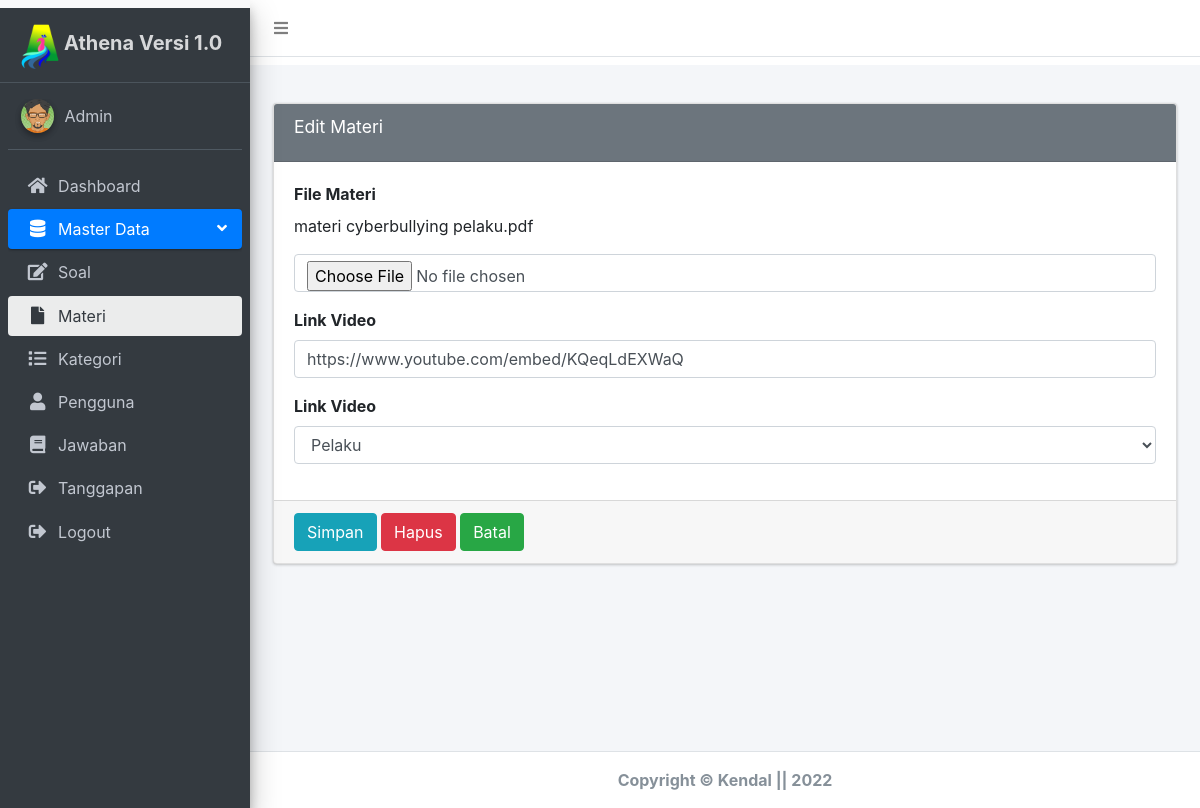
Page /admin/index.php?hal=materi&aksi=edit&id=1 (signed in) on the committed database.
### tables this page shows
CREATE TABLE `tbl_edukasi` (
  `id_materi` int(11) NOT NULL,
  `materi` varchar(255) DEFAULT NULL,
  `video` varchar(255) DEFAULT NULL,
  `id_kategori` int(11) DEFAULT NULL
);

CREATE TABLE `tbl_kategori` (
  `id` int(11) NOT NULL,
  `nama_kategori` varchar(50) NOT NULL
);

### admin/edit_materi.php (the view, shortened to what this page needs)
<?php
include '../koneksi.php';
$id_materi = $_GET['id'];
$ambil_data = mysqli_query($koneksi, "SELECT * FROM tbl_edukasi WHERE id_materi = '$id_materi'");
?>
<div class="card card-secondary">
  <div class="card-header">
    <h3 class="card-title">Edit Materi</h3>
  </div>
  <form action="" method="post"  enctype="multipart/form-data">
    <?php foreach ($ambil_data as $key => $value): ?>
      <div class="card-body">
        <div class="form-group">
          <label for="materi">File Materi</label>
          <p><?= $value['materi']; ?></p>
          <input type="file" name="materi" id="materi" class="form-control" autocomplete="off" required>
        </div>
        <div class="form-group">
          <label for="video">Link Video</label>
          <input type="text" name="video" id="video" class="form-control" autocomplete="off" required value="<?= $value['video']; ?>">
        </div>
        <?php $kategori = mysqli_query($koneksi, "SELECT * FROM tbl_kategori"); ?>
        <div class="form-group">
          <label for="video">Link Video</label>
          <select name="kategori" class="form-control">
            <?php foreach ($kategori as $key => $v): ?>
              <option value="<?= $v['id']; ?>" <?= $value['id_kategori'] == $v['id'] ? 'selected':''; ?>><?= $v['nama_kategori']; ?></option>
            <?php endforeach ?>
          </select>
        </div>
      </div>
      <div class="card-footer">
        <button type="submit" class="btn btn-info" name="tambah">Simpan</button>
        <button type="reset" class="btn btn-danger">Hapus</button>
        <a href="?hal=materi" class="btn btn-success">Batal</a>
      </div>
    <?php endforeach ?>
  </form>
</div>

### rows in the picture
tbl_edukasi: materi "materi cyberbullying pelaku.pdf", video "https://www.youtube.com/embed/KQeqLdEXWaQ", kategori "Pelaku"

### other values in the picture
$_SESSION['username_login'] "Admin"
date ('Y') "2022"
